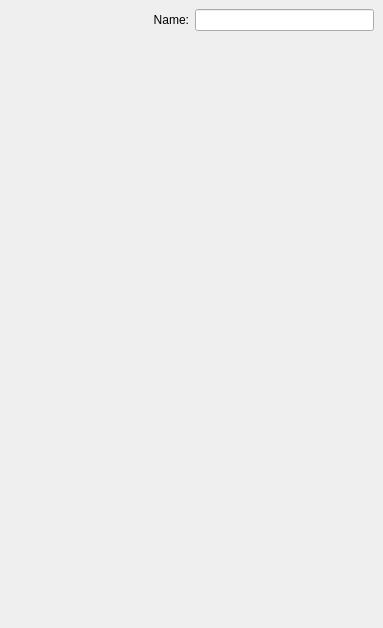
       <widget class="QWidget" name="callablePage" >
        <property name="geometry" >
         <rect>
          <x>2</x>
          <y>2</y>
          <width>383</width>
          <height>628</height>
         </rect>
        </property>
        <layout class="QVBoxLayout" >
         <property name="spacing" >
          <number>16</number>
         </property>
         <property name="margin" >
          <number>9</number>
         </property>
         <item>
          <widget class="QFrame" name="frame" >
           <layout class="QVBoxLayout" >
            <property name="spacing" >
             <number>0</number>
            </property>
            <property name="margin" >
             <number>0</number>
            </property>
            <item>
             <layout class="QHBoxLayout" >
              <property name="spacing" >
               <number>6</number>
              </property>
              <property name="margin" >
               <number>0</number>
              </property>
              <item>
               <widget class="QLabel" name="label" >
                <property name="sizePolicy" >
                 <sizepolicy vsizetype="Preferred" hsizetype="Expanding" >
                  <horstretch>0</horstretch>
                  <verstretch>0</verstretch>
                 </sizepolicy>
                </property>
                <property name="text" >
                 <string>Name:</string>
                </property>
                <property name="alignment" >
                 <set>Qt::AlignRight|Qt::AlignTrailing|Qt::AlignVCenter</set>
                </property>
               </widget>
              </item>
              <item>
               <widget class="QLineEdit" name="callableName" />
              </item>
             </layout>
            </item>
           </layout>
          </widget>
         </item>
         <item>
          <widget class="CallableSelectWidget" name="callableEditor" >
           <property name="sizePolicy" >
            <sizepolicy vsizetype="Expanding" hsizetype="Expanding" >
             <horstretch>0</horstretch>
             <verstretch>0</verstretch>
            </sizepolicy>
           </property>
           <property name="minimumSize" >
            <size>
             <width>64</width>
             <height>64</height>
            </size>
           </property>
          </widget>
         </item>
        </layout>
       </widget>
